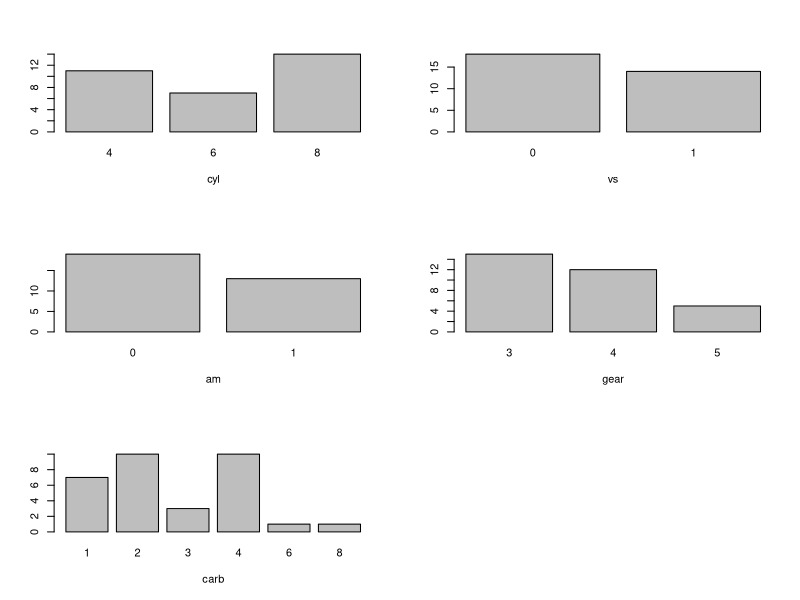
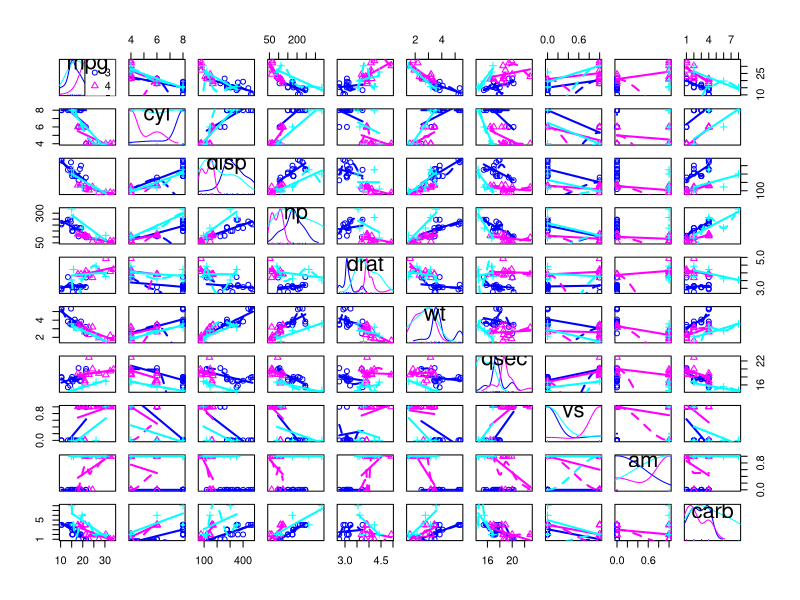

Recreate these plots in R, in order. (Note: this script raises an error after producing the figures.)
# 1. Write a program to create barplots for all the categorical columns in mtcars.

par(mfrow=c(3,2))

for(i in 1:ncol(mtcars)) {
  if(length(unique(mtcars[,i]))/length(mtcars[,i]) <= 0.2){
  barplot(table(mtcars[,i]),xlab = colnames(mtcars)[i])
  }
}

par(mfrow=c(1,1))

# 2. Create a scatterplot matrix by gear types in mtcars dataset
library(car)

scatterplotMatrix(~mpg+cyl+disp+hp+drat+wt+qsec+vs+am+carb|gear, data = mtcars,legend = TRUE, diagonal = TRUE)


# 3. Write a program to create a plot density by class variable.
mtcars1 <- mtcars
mtcars1$gear <- as.factor(mtcars1$gear)
ggplot(mtcars1, aes(mpg, col=gear, fill=gear)) + 
  geom_density(alpha=.5) 
